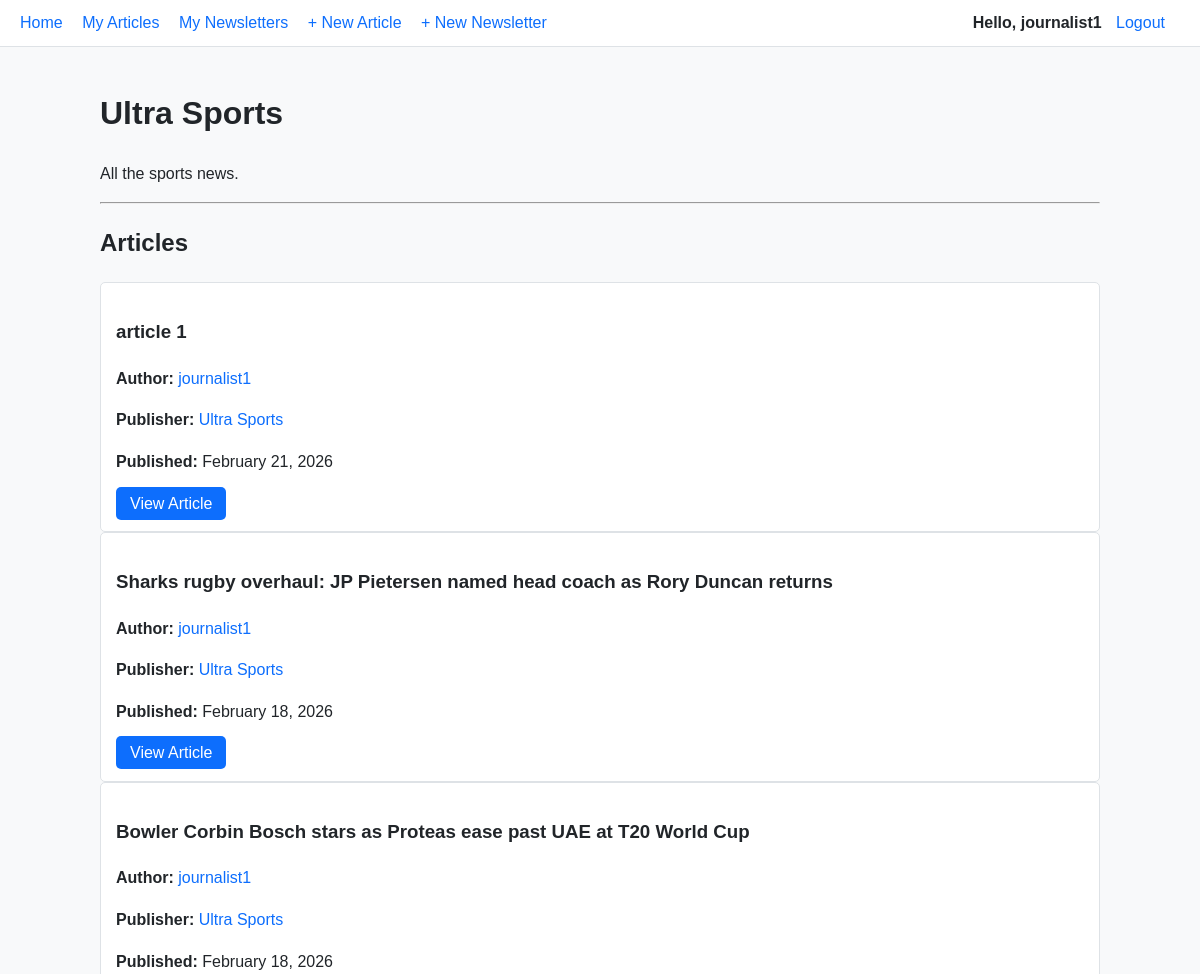
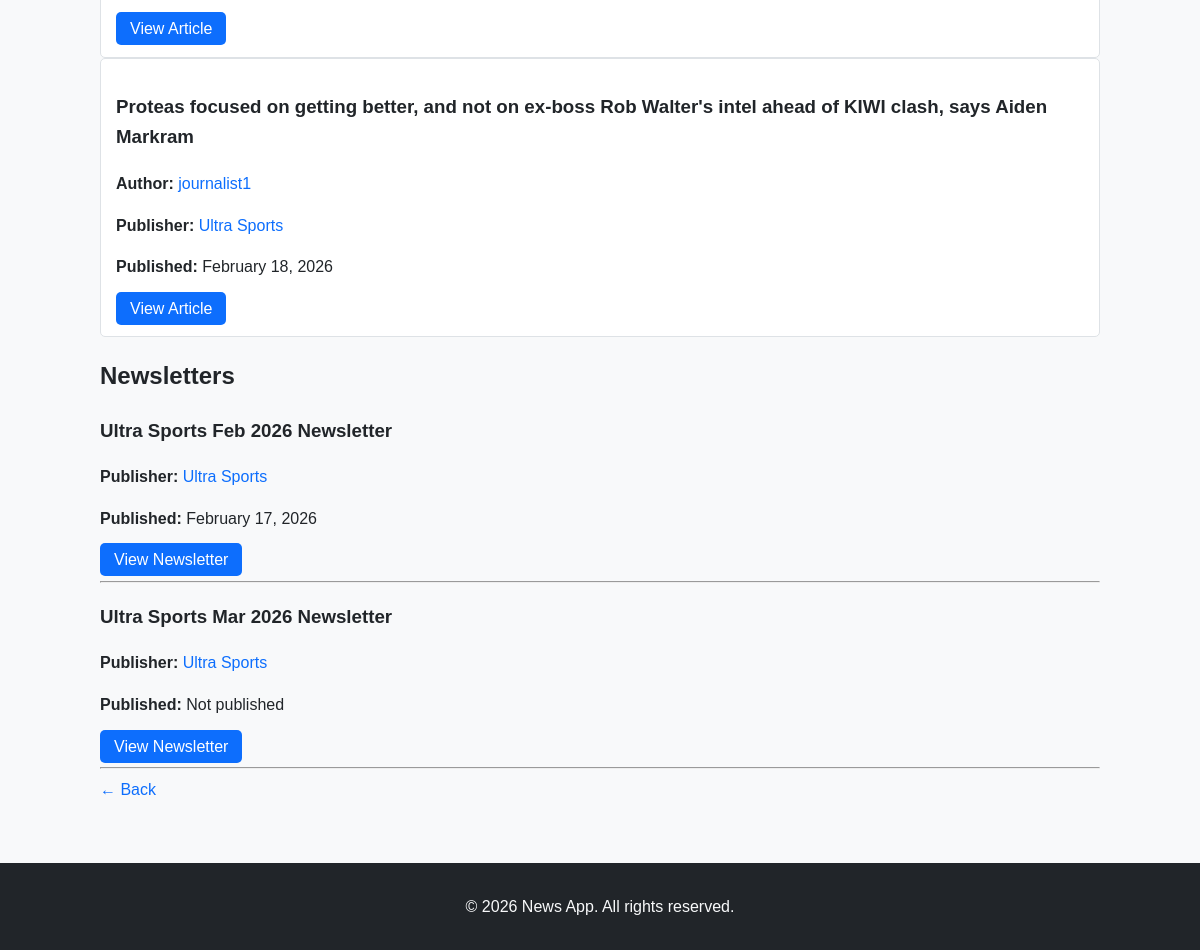
/publishers/2/ (signed in), run on the app's committed database (2 pictures, top to bottom).
### news/models.py (models this page shows, shortened)
class CustomUser(AbstractUser):
    role = models.CharField(
        max_length=20,
        choices=ROLE_CHOICES,
        default=ROLE_READER,
        help_text="Role of the user: Reader, Journalist, or Editor",
    )

class Publisher(models.Model):
    name = models.CharField(
        max_length=255, unique=True, help_text="Unique name of the publisher."
    )
    description = models.TextField(
        blank=True, help_text="Optional description of the publisher."
    )
    editors = models.ManyToManyField(
        settings.AUTH_USER_MODEL,
        related_name="editor_publishers",
        blank=True,
        help_text="Editors associated with this publisher.",
    )
    journalists = models.ManyToManyField(
        settings.AUTH_USER_MODEL,
        related_name="journalist_publishers",
        blank=True,
        help_text="Journalists associated with this publisher.",
    )
    created_at = models.DateTimeField(
        auto_now_add=True, help_text="Timestamp when the publisher was created."
    )

class Article(models.Model):
    title = models.CharField(max_length=255, help_text="Title of the article.")
    content = models.TextField(help_text="Full content of the article.")
    author = models.ForeignKey(
        settings.AUTH_USER_MODEL,
        on_delete=models.CASCADE,
        related_name="articles",
        help_text="Journalist who authored the article.",
    )
    publisher = models.ForeignKey(
        Publisher,
        on_delete=models.SET_NULL,
        null=True,
        blank=True,
        related_name="articles",
        help_text="Publisher under which the article is published (optional).",
    )
    is_approved = models.BooleanField(
        default=False,
        help_text="Indicates whether the article has been approved by an editor.",
    )
    created_at = models.DateTimeField(
        auto_now_add=True, help_text="Timestamp when the article was created."
    )
    updated_at = models.DateTimeField(
        auto_now=True, help_text="Timestamp when the article was last updated."
    )
    published_at = models.DateTimeField(
        null=True,
        blank=True,
        help_text="Timestamp when the article is published (approved).",
    )
    class Meta:
        ordering = ["-published_at", "-created_at"]

class Newsletter(models.Model):
    title = models.CharField(max_length=255)
    content = models.TextField()
    author = models.ForeignKey(
        settings.AUTH_USER_MODEL, on_delete=models.CASCADE, related_name="newsletters"
    )
    publisher = models.ForeignKey(
        "Publisher",
        on_delete=models.SET_NULL,
        null=True,
        blank=True,
        help_text="Required for editors, leave blank for journalists.",
    )
    is_published = models.BooleanField(default=False)
    created_at = models.DateTimeField(auto_now_add=True)
    published_at = models.DateTimeField(null=True, blank=True)
    class Meta:
        ordering = ["-published_at", "-created_at"]

### news/views.py (the view)
# urls.py: path("publishers/<int:pk>/", views.publisher_detail, name="publisher_detail"),
@login_required
def publisher_detail(request, pk):
    publisher = get_object_or_404(Publisher, pk=pk)
    user = request.user
    is_subscribed = False
    if user.role == "reader":
        is_subscribed = PublisherSubscription.objects.filter(
            reader=user, publisher=publisher
        ).exists()
    if user.is_authenticated and user.role == "editor":
        approved_articles = Article.objects.filter(
            is_approved=True, publisher=publisher
        )
        pending_articles = Article.objects.filter(
            is_approved=False, publisher=publisher, publisher__editors=user
        )
        articles = (approved_articles | pending_articles).distinct()
    else:
        articles = Article.objects.filter(is_approved=True, publisher=publisher)
    for article in articles:
        article.can_edit = False
        article.can_delete = False
        article.can_approve = False
        if user.is_authenticated:
            if user == article.author:
                article.can_edit = True
                article.can_delete = True
            if (
                article.publisher
                and user.role == "editor"
                and user in article.publisher.editors.all()
            ):
                article.can_edit = True
                article.can_delete = True
                if not article.is_approved:
                    article.can_approve = True
    articles = articles.order_by("-published_at", "-created_at")
    return render(
        request,
        "news/publisher_detail.html",
        {
            "publisher": publisher,
            "is_subscribed": is_subscribed,
            "articles": articles,
        },
    )

### news/templates/news/publisher_detail.html (shortened to what this page needs)
{% extends "news/base.html" %}
{% block content %}
<h1>{{ publisher.name }}</h1>
<p>{{ publisher.description }}</p>
<hr>
<h2>Articles</h2>
{% include 'news/article_preview.html' %}
<h2>Newsletters</h2>
{% include "news/newsletter_preview.html" with newsletters=publisher.newsletter_set.all %}
<div class="back-link">
    <a href="#"
       onclick="if(document.referrer){ history.back(); } else { window.location.href='{% url 'home' %}'; } return false;">
        ← Back
    </a>
</div>
{% endblock %}

### news/templates/news/base.html (shortened to what this page needs)
{% load static %}
<!DOCTYPE html>
<html lang="en">
<head>
    <link rel="stylesheet" href="{% static 'news/css/styles.css' %}">
</head>
<body>
    <div class="site-wrapper">
        <nav class="navbar">
            {% if user.is_authenticated %}
                <div class="nav-left">
                    <a href="{% url 'home' %}">Home</a>
                    {% if user.role == "reader" %}
                        <a href="{% url 'article_list' %}">Articles</a>
                        <a href="{% url 'newsletter_list' %}">Newsletters</a>
                        <a href="{% url 'journalist_list' %}">Journalists</a>
                        <a href="{% url 'publisher_list' %}">Publishers</a>
                        <a href="{% url 'my_subscriptions' %}">My Subscriptions</a>
                    {% elif user.role == "journalist" %}
                        <a href="{% url 'my_articles' %}">My Articles</a>
                        <a href="{% url 'my_newsletters' %}">My Newsletters</a>
                        <a href="{% url 'article_create' %}">+ New Article</a>
                        <a href="{% url 'newsletter_create' %}">+ New Newsletter</a>
                    {% endif %}
                </div>
                <div class="nav-right">
                    <span class="nav-user">Hello, {{ user.username }}</span>
                    <a href="{% url 'logout' %}">Logout</a>
                </div>
            {% endif %}
        </nav>
        <main class="main-content">
            {% block content %}
            {% endblock %}
        </main>
        <footer class="site-footer">
            <p>&copy; 2026 News App. All rights reserved.</p>
        </footer>
    </div>
</body>
</html>

### news/templates/news/article_preview.html (shortened to what this page needs)
{% for article in articles %}
    <div class="article-card">
        <h3>{{ article.title }}</h3>
        <p>
            <strong>Author:</strong>
            {% if user.is_authenticated %}
                <a href="{% url 'journalist_detail' article.author.pk %}" class="link">
                    {{ article.author.username }}
                </a>
            {% else %}
                <a href="{% url 'login' %}?next={% url 'journalist_detail' article.author.pk %}" class="link">
                    {{ article.author.username }}
                </a>
            {% endif %}
        </p>
        <p>
            <strong>Publisher:</strong>
            {% if article.publisher %}
                {% if user.is_authenticated %}
                    <a href="{% url 'publisher_detail' article.publisher.pk %}" class="link">
                        {{ article.publisher.name }}
                    </a>
                {% else %}
                    <a href="{% url 'login' %}?next={% url 'publisher_detail' article.publisher.pk %}" class="link">
                        {{ article.publisher.name }}
                    </a>
                {% endif %}
            {% else %}
                Independent
            {% endif %}
        </p>
        <p>
            <strong>Published:</strong>
            {% if article.published_at %}
                {{ article.published_at|date:"F d, Y" }}
            {% else %}
                Not published
            {% endif %}
        </p>
        {% if user.is_authenticated %}
            <a href="{% url 'article_detail' article.pk %}" class="btn btn-primary">View Article</a>
        {% else %}
            <a href="{% url 'login' %}?next={% url 'article_detail' article.pk %}" class="btn btn-secondary">
                View Article (Login Required)
            </a>
        {% endif %}
    </div>
{% empty %}
    <p>No articles available.</p>
{% endfor %}

### news/templates/news/newsletter_preview.html (shortened to what this page needs)
{% for newsletter in newsletters %}
    <div class="newsletter-preview">
        <h3>{{ newsletter.title }}</h3>
        <p>
            <strong>Publisher:</strong>
            {% if newsletter.publisher %}
                {% if user.is_authenticated %}
                    <a href="{% url 'publisher_detail' newsletter.publisher.pk %}" class="link-primary">
                        {{ newsletter.publisher.name }}
                    </a>
                {% else %}
                    <a href="{% url 'login' %}?next={% url 'publisher_detail' newsletter.publisher.pk %}" class="link-primary">
                        {{ newsletter.publisher.name }}
                    </a>
                {% endif %}
            {% else %}
                Independent
            {% endif %}
        </p>
        <p>
            <strong>Published:</strong>
            {% if newsletter.published_at %}
                {{ newsletter.published_at|date:"F d, Y" }}
            {% else %}
                Not published
            {% endif %}
        </p>
        {% if user.is_authenticated %}
            <a href="{% url 'newsletter_detail' newsletter.pk %}" class="btn btn-info">
                View Newsletter
            </a>
        {% else %}
            <a href="{% url 'login' %}?next={% url 'newsletter_detail' newsletter.pk %}" class="btn btn-secondary">
                View Newsletter (Login Required)
            </a>
        {% endif %}
        <hr>
    </div>
{% empty %}
    <p>No newsletters available.</p>
{% endfor %}

### static/news/css/styles.css (style rules this page uses)
body { font-family: Arial, Helvetica, sans-serif; background-color: #f8f9fa; color: #212529; margin: 0; padding: 0; line-height: 1.6; }
a { text-decoration: none; color: #0d6efd; }
nav { display: flex; justify-content: space-between; align-items: center; background-color: #ffffff; padding: 10px 20px; border-bottom: 1px solid #dee2e6; position: sticky; top: 0; z-index: 100; }
nav .nav-left a, nav .nav-right a { margin-right: 15px; }
nav .nav-user { margin-right: 10px; font-weight: bold; }
.btn-primary { background-color: #0d6efd; color: white; }
.btn-info { background-color: #0d6efd; color: white; }
.btn { cursor: pointer; border: none; border-radius: 5px; padding: 8px 14px; font-size: 1em; text-align: center; }
main { padding: 20px; max-width: 1000px; margin: 0 auto; }
.article-card, .newsletter-card { background-color: #ffffff; border: 1px solid #dee2e6; border-radius: 5px; padding: 15px; }
footer { background-color: #212529; color: #f8f9fa; text-align: center; padding: 15px; margin-top: 40px; }

### data on the page
CustomUser: username "journalist1"
Publisher: name "Ultra Sports", description "All the sports news."
Article: title "article 1", author.username "journalist1", publisher.name "Ultra Sports", published_at "February 21, 2026"
Article: title "Sharks rugby overhaul: JP Pietersen named head coach as Rory Duncan returns", author.username "journalist1", publisher.name "Ultra Sports", published_at "February 18, 2026"
Article: title "Bowler Corbin Bosch stars as Proteas ease past UAE at T20 World Cup", author.username "journalist1", publisher.name "Ultra Sports", published_at "February 18, 2026"
Article: title "Proteas focused on getting better, and not on ex-boss Rob Walter's intel ahead of KIWI clash, says Aiden Markram", author.username "journalist1", publisher.name "Ultra Sports", published_at "February 18, 2026"
Newsletter: title "Ultra Sports Feb 2026 Newsletter", publisher.name "Ultra Sports", published_at "February 17, 2026"
Newsletter: title "Ultra Sports Mar 2026 Newsletter", publisher.name "Ultra Sports", shows "Not published"
